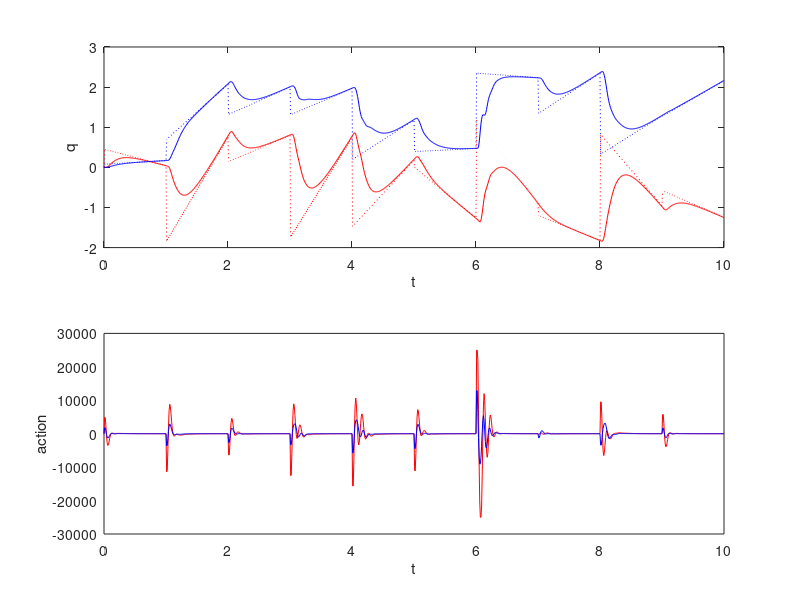

Source code (MATLAB):

% PSL432 ASSIGNMENT 1 
% AUTHOR: Jake Lance

clear variables;
clc;
clf;

% Set Parameters
Dt = 0.01;                  % time step in s
dur = 10;                   % duration of run in s
wait = ceil(1/Dt);          % interval between target jumps in time steps
q_min = [-2; 0];        
q_max = [1.5; 2.5];     
psi = [1.88; 0.6; 0.48];    % exact psi   
zeta = 0.75;                % exact zeta 
a_max = 25000;      

% (100, 20, 75)
a1 = -1*81;                % 
a2 = -1*18;                %   coefficients for desired dynamics
a3 = -1*50;                %   
alpha = [a1; a2; a3];


% Initialize System
step = 0;                   
a = [0; 0];                 % initial action
 
q_star = [0; 0];            % target's position
q_star_vel = [0; 0];        % target's velocity
torque_star = [0; 0];       % agent's (estimated) desired torque
q_acc_star = [0; 0];        % agent's (estimated) desired acceleration

q = [0; 0];                 
q_vel = [0; 0];             
q_acc = [0; 0];             
torque = [0; 0]; 
torque_vel = [0; 0];

q_est = [0; 0];
q_vel_est = [0; 0];
q_acc_est = [0; 0];
torque_est = [0; 0];
torque_vel_est = [0; 0];

psi_est = 1*psi;            % agent's estimate of psi
zeta_est = 1*zeta;          % agent's estimate of zeta


M = [psi(1) + 2*psi(2)*cos(q(2)), psi(3)+psi(2)*cos(q(2));  
     psi(3)+psi(2)*cos(q(2)), psi(3)];
GAMMA = psi(2)*sin(q(2))*[-1*q_vel(2), -1*(q_vel(1)+q_vel(2)); 
                            q_vel(1) ,  0];

M_est = [psi_est(1) + 2*psi_est(2)*cos(q_est(2)), psi_est(3)+psi_est(2)*cos(q_est(2));
         psi_est(3)+psi_est(2)*cos(q_est(2)),     psi_est(3)];
GAMMA_est = psi_est(2)*sin(q_est(2))*[-1*q_vel_est(2), -1*(q_vel_est(1)+q_vel_est(2)); 
                                         q_vel_est(1), 0];
 

% Prepare data matrix
DATA = zeros(7, 1 + floor(dur/Dt)); 
i_gp = 1;  % index of graph pts
DATA(:, i_gp) = [0; q_star(1); q_star(2); q(1); q(2); a(1); a(2)]; 


% Run Time Loop
for t = Dt:Dt:dur
    
    % PART 1: Set Target Position and Velocity
    step = step + 1;

    
    % (perform every 100 time steps: step 1, 101, 201, ...)
    if mod(step, wait) == 1         
        
        % choose new position and velocity for target, in bounds:
        q_star = [3.5*rand(1,1)-2 ; 2.5*rand(1,1)];         
        q_star_vel = [7*rand(1,1)-3.5 ; 5*rand(1,1) - 2.5]; 

        % adjust velocity if target will go out of bounds    
        % shoulder:
        if q_star(1) + q_star_vel(1) >= 1.5 | ...
            q_star(1) + q_star_vel(1) <= -2
            q_star_vel(1) = 3.2*rand - 2 - q_star(1); 
        end

        % elbow:
        if q_star(2) + q_star_vel(2) >= 2.5 | ...
           q_star(2) + q_star_vel(2) <= 0
            q_star_vel(2) = 2.2*rand - q_star(2); 
        end
    end
    

    % update q_star (every 1 time step) using valid velocity
    q_star(1) = max(-2, min(q_star(1,1) + q_star_vel(1,1)*Dt, 1.5)); 
    q_star(2) = max(0, min(q_star(2,1)+ q_star_vel(2,1)*Dt, 2.5));


    % STEP 2: Compute Command

    % compute the agent's desired acceleration (Hurwitz Dynamics)
    q_acc_star = alpha(2)*(q_vel_est - q_star_vel) + alpha(1)*(q_est - q_star);

    % estimate the desired torque using the desired acceleration
    torque_star = M_est*q_acc_star + GAMMA_est*q_vel_est;

    % compute action, bounding if (usually not) necessary
    a = alpha(3)*(torque_est - torque_star);
    a = min(a_max, max(a, -a_max));
   
    % update estimated and real torque and torque_vel
    torque = torque + Dt*torque_vel; 
    torque_vel = a - zeta*torque;  

    torque_est = torque_est + Dt*torque_vel_est;  
    torque_vel_est = a - zeta_est*torque_est;  

 
    % update real and estimated dynamics matrices
    M = [psi(1) + 2*psi(2)*cos(q(2)), psi(3)+psi(2)*cos(q(2));
         psi(3)+psi(2)*cos(q(2)), psi(3)];
    GAMMA = psi(2)*sin(q(2))*[-1*q_vel(2), -1*(q_vel(1)+q_vel(2)); 
                            q_vel(1)  , 0];

    M_est = [psi_est(1) + 2*psi_est(2)*cos(q_est(2)), psi_est(3)+psi_est(2)*cos(q_est(2));
         psi_est(3)+psi_est(2)*cos(q_est(2)), psi_est(3)];
    GAMMA_est = psi_est(2)*sin(q_est(2))*[-1*q_vel_est(2), -1*(q_vel_est(1)+q_vel_est(2)); 
                                     q_vel_est(1)  , 0];


    % update real and estimated position, velocity, acceleration 
    % (Euler Integration)

    q_est = q_est + Dt*q_vel_est; 
    q_vel_est = q_vel_est + Dt*q_acc_est;
    q_acc_est = M_est\(torque_est - GAMMA_est*q_vel_est); 

    q = q + Dt*q_vel;
    q_vel = q_vel + Dt*q_acc;
    q_acc = M\(torque - GAMMA*q_vel);


    % Record data for plotting
    i_gp = i_gp + 1;
    DATA(:, i_gp) = [t; q_star(1); q_star(2); q(1); q(2); a(1); a(2)];


end   % for t
DATA = DATA(:, 1:i_gp);


% PLOT
figure(1);
set(gcf, 'Name', 'Two-Joint Arm', 'NumberTitle', 'off');
subplot(2, 1, 1);
ylim(1.05*[min(q_min), max(q_max)])
plot(DATA(1, :), DATA(2, :), 'r:');
hold on;
plot(DATA(1, :), DATA(3, :), 'b:');
plot(DATA(1, :), DATA(4, :), 'r')
plot(DATA(1, :), DATA(5, :), 'b')
ylabel('q')
xlabel('t')

subplot(2, 1, 2);
plot(DATA(1, :), DATA(6, :), 'r');
hold on;
plot(DATA(1, :), DATA(7, :), 'b');
ylabel('action');
xlabel('t');
set(gca, 'TickLength', [0, 0]);
